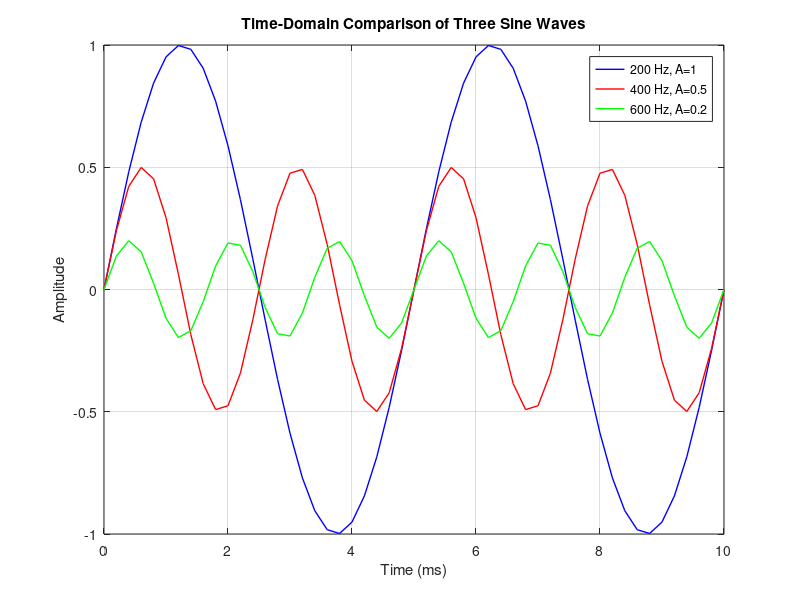

This chart was generated by the following MATLAB code:
%
Fs = 5000;
t = 0:1/Fs:0.01;

freqs = [200, 400, 600];
amps = [1, 0.5, 0.2];

x1 = amps(1) * sin(2*pi*freqs(1)*t);
x2 = amps(2) * sin(2*pi*freqs(2)*t);
x3 = amps(3) * sin(2*pi*freqs(3)*t);

% Plot
figure;
plot(t*1000, x1, 'b', 'LineWidth', 1);
hold on;
plot(t*1000, x2, 'r', 'LineWidth', 1);
plot(t*1000, x3, 'g', 'LineWidth', 1);
title('Time-Domain Comparison of Three Sine Waves');
xlabel('Time (ms)');
ylabel('Amplitude');
legend('200 Hz, A=1', '400 Hz, A=0.5', '600 Hz, A=0.2');
grid on;
